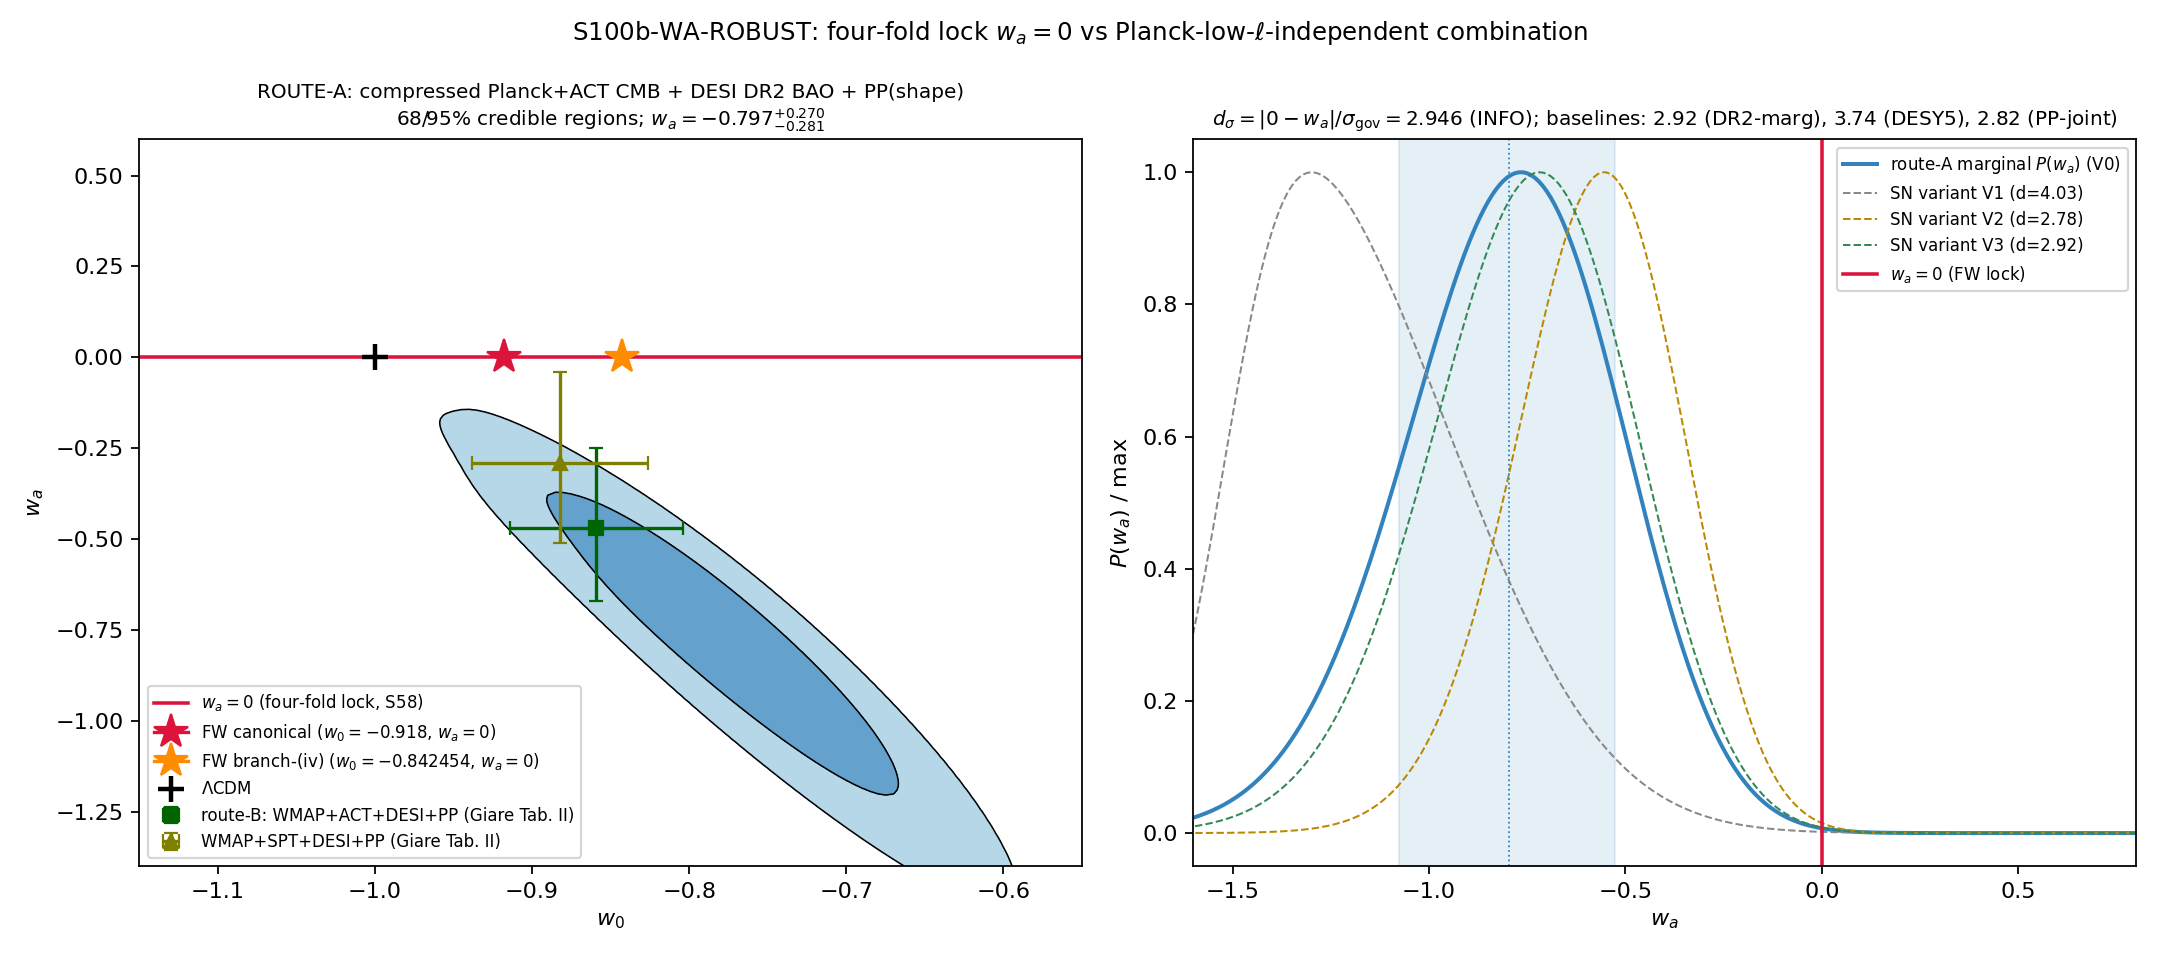

Here is the Python script that generated this plot:
#!/usr/bin/env python
# -*- coding: utf-8 -*-
"""
S100b-WA-ROBUST -- w_a robustness against the Planck-low-ell-independent combination.

Plan: sessions/session-plan/session-100b-plan-w1.md SS W1-3 (R3 gate block).
Agent: mack-cosmic-bridge.  Trigger [VERIFY].  Classification PHONONIC.

Hypothesis: the four-fold structural lock wa_FW = 0 (S58) survives the strongest
systematics-robust observational test: scored against a Planck-low-ell-independent
combination (compressed-geometric CMB + DESI DR2 BAO + Pantheon+), the recovered
w_a is within 2 sigma of zero -- strictly closer than the canonical 2.92 sigma
(DR2-marginalized) and 3.74 sigma (DESY5-joint) baselines.

ROUTE-A (primary; compressed datavector, NO Boltzmann run):
  (1) paper-05 (Bansal-Huterer) compressed Planck+ACT CMB datavector, Eq. (5):
      v_CMB = (R, ell_a, omega_b) = (1.7504, 301.77, 0.022371), covariance Eq. (6).
      Definitions Eq. (4); z_* FIXED at 1090 (paper-05 Appendix A); background
      neutrino formalism Eqs. (C1)-(C6) (WMAP-7; Neff = 3.044, one massive nu of
      0.06 eV + two massless; T_nu0 = (4/11)^(1/3) T_CMB, T_CMB = 2.725 K).
      The compression keeps ONLY geometric/acoustic information (R, ell_a, omega_b)
      -- the Planck ell<~30 temperature/polarization anomaly channel (the
      DDE-signal localization identified by papers 03/05) is structurally absent.
  (2) paper-06 (DESI DR2) BAO Table IV: 13 distances (BGS D_V/r_d at z=0.295;
      D_M/r_d + D_H/r_d pairs at z = 0.510, 0.706, 0.934, 1.321, 1.484, 2.330
      with per-bin r_{M,H} correlations; cross-bin independent).
      r_d from paper-06 Eq. (2): 147.05 Mpc x (wb/0.02236)^-0.13
      x (wbc/0.1432)^-0.23 x (Neff/3.04)^-0.1  (DESI's own CAMB-calibrated form).
  (3) paper-02 (Efstathiou) Pantheon+ published fit, SS2(i): LCDM-shape
      Omega_m = 0.333 +/- 0.018 (1417 SNe, 0.02 <= z <= 1.2; agrees Brout 2022a).
      PRIMARY mapping: shape-matched -- the fit measures the LCDM-equivalent
      distance-SHAPE parameter; a trial (Om, w0, wa) model is scored by the
      LCDM Omega_m_eff whose d_L(z) shape best matches it (free offset = free M)
      over the paper-02 fit range. Variants V1 (direct-Omega_m prior), V2 (range
      [0.01, 0.7]), V3 (weight 1/(1+z)) carried as sensitivity columns.
  (4) joint Gaussian compressed likelihood on the pinned grid
      w0 in [-1.30, -0.50] step 0.005; wa in [-2.0, +1.0] step 0.01;
      Om in [0.25, 0.40] step 0.0025; H0 in [60, 75] step 0.25 (flat priors,
      Om + H0 summed out; omega_b marginalized ANALYTICALLY -- the chi2 is
      exactly quadratic in omega_b once the r_*(wb), r_d(wb) response is
      linearized over the +/-4.5 sigma_wb window, |quadratic residual| < 1e-5).
  (5) score d_sigma = |0 - w_a_rec| / sigma_gov, sigma_gov = error-bar side
      TOWARD zero (upper bar for w_a_rec < 0); posterior mean + equal-tail
      16/84 percentiles of the marginalized w_a posterior.

ROUTE-B (anchor cross-check; paper-03 Giare, Table II + SS IIIA body text):
  WMAP+ACT+DESI(DR2)+PP published CPL posterior: w0 = -0.859 +/- 0.055,
  wa = -0.47 +0.22/-0.20 (68% CL).  Consistency: |w_a^A - w_a^B| <= 1 sigma^B.

Verdict boundaries (pre-registered): PASS d_sigma < 2.0; INFO 2.0 <= d <= 3.0;
FAIL d > 3.0.

SAGAN CAVEAT (pre-registered): w_a = 0 is a NULL that LCDM shares -- a PASS earns
FALSIFICATION-SURVIVAL, NOT Bayesian credit over LCDM. The discriminating quantity
is w_0 at fixed w_a = 0 (W1-4 + DESI DR3).

Substrate framing: the late-time equation of state IS the emergent signature of
the effacement residual (Gamma_effacement = 0.99970) of the substrate's a_0
spectral-action zeroth moment; wa_FW = 0 is a STRUCTURAL consequence of the
four-fold partition (S58). CPL (w0, wa) is the laboratory's fitting container.
Flow: D_K eigenvalues -> a_0 zeroth moment -> effacement leakage -> emergent
w(z) -> BAO/SN/CMB distances.

All data values below are PDF-extracted from the four pinned source PDFs (SHA-256
pins logged at runtime); none are from training knowledge. Extraction record
embedded as EXTRACTION_RECORD and saved to the npz.
"""

import os
os.environ.setdefault("OMP_NUM_THREADS", "8")
os.environ.setdefault("MKL_NUM_THREADS", "8")

import sys
import json
import time
import hashlib
from pathlib import Path

import numpy as np

HERE = Path(__file__).resolve().parent
PROJECT_ROOT = HERE.parent.parent
SHARED_DIR = PROJECT_ROOT / "computations" / "_shared"
sys.path.insert(0, str(SHARED_DIR))

from canonical_constants import wa_FW, w0_FW, c_light_km_s, N_eff_SM  # noqa: E402

from scipy import constants as sc  # noqa: E402
from scipy.interpolate import RectBivariateSpline  # noqa: E402

GATE_ID = "S100b-WA-ROBUST"
SESSION = "100b"
SCHEME = "FW"
CONVENTION = "ABSOLUTE-sigma-gov-toward-zero-ROUTE-A-primary"
L_MAX = "N/A"

T0 = time.time()  # (local)

# ---------------------------------------------------------------------------
# Section 1 -- Input files + SHA pins
# ---------------------------------------------------------------------------
PDF_DIR = PROJECT_ROOT / "downloads" / "research-sweep-s99" / "dark-energy-observational"
INPUT_FILES = [
    SHARED_DIR / "canonical_constants.py",
    PDF_DIR / "02_Efstathiou_Evolving-DE-or-SNe-Systematics.pdf",
    PDF_DIR / "03_Giare_DDE-Beyond-Planck-Multi-CMB.pdf",
    PDF_DIR / "05_Bansal-Huterer_Expansion-History-DESI-DR2.pdf",
    PDF_DIR / "06_DESI_DR2-BAO-Cosmological-Constraints.pdf",
]

# plan-pinned SHAs (papers 03/05/06; 02 recorded at runtime per plan)
PLAN_PINNED_SHA = {
    "03": "4a259aebb5249836789caa294bfc491a61a1d5fe62421b55d4707aa399f6be88",
    "05": "5494d929759ca73b4c96d00e6f00decff90c16df0f403096e5d44939f0d4cbfc",
    "06": "1e82f26e4cc3901b16168cd147f252bfa804f9c3caad3f4f7e3532640d237841",
}


def sha256_of(p: Path) -> str:
    h = hashlib.sha256()
    with open(p, "rb") as f:
        for blk in iter(lambda: f.read(1 << 20), b""):
            h.update(blk)
    return h.hexdigest()


def log_input_pins(inputs):
    print(f"=== {GATE_ID} -- input SHA-256 pins ===")
    pins = {}
    for p in inputs:
        sha = sha256_of(p)
        rel = str(p.relative_to(PROJECT_ROOT)).replace("\\", "/")
        print(f"  {rel}: {sha[:16]}...")
        pins[rel] = sha
    return pins


def closure_hash(pins) -> str:
    items = sorted(pins.items())
    h = hashlib.sha256()
    for k, v in items:
        h.update(f"{k}={v}\n".encode("utf-8"))
    return h.hexdigest()


def compute_dual_sha(script_path: Path, canonical_path: Path, pins) -> tuple:
    script_bytes = script_path.read_bytes()  # (local)
    canonical_bytes = canonical_path.read_bytes()  # (local)
    pinmap_json = json.dumps(dict(sorted(pins.items())), separators=(",", ":"),
                             sort_keys=True).encode("utf-8")  # (local)
    h_audit = hashlib.sha256()
    h_audit.update(script_bytes)
    h_audit.update(canonical_bytes)
    h_audit.update(pinmap_json)
    h_content = hashlib.sha256()
    h_content.update(script_bytes)
    return h_audit.hexdigest(), h_content.hexdigest()


# ---------------------------------------------------------------------------
# Section 2 -- PDF-extracted data (extraction record)
# ---------------------------------------------------------------------------
# paper 05, Eq. (5): compressed Planck(PR3 plik)+ACT(DR6) CMB datavector
V_CMB = np.array([1.7504, 301.77, 0.022371])  # (R, ell_a, omega_b)
# paper 05, Eq. (6): covariance, units 1e-8
C_CMB = 1e-8 * np.array([
    [1559.83, -1325.41, -36.45],
    [-1325.41, 714691.80, 269.77],
    [-36.45, 269.77, 2.10],
])
Z_STAR = 1090.0          # (local) paper-05 pin, Appendix A: z_* FIXED at 1090
NEFF = N_eff_SM          # paper 05, Appendix C pins 3.044 = canonical N_eff_SM
T_CMB_P05 = 2.725        # (local) paper-05 pin, Eq. (C2): T_nu0 = (4/11)^(1/3) x 2.725 K = 1.945 K
#   NOTE: canonical T_CMB = 2.7255 (COBE/FIRAS) differs by 0.02%; source-formalism
#   fidelity governs the reconstruction and the kappa calibration (Section 11c)
#   absorbs the absolute-scale residual.
M_NU_EV = 0.06           # (local) paper-05 pin, Appendix C: 1 massive + 2 massless (Eq. C5)
A_NU, P_NU = 0.3173, 1.83  # (local) paper-05 pin, Eq. (C4) fitting formula

# paper 06, Table IV (DESI DR2 BAO; 13 distances; cross-bin independent)
BAO_BGS = (0.295, 7.942, 0.075)  # z_eff, D_V/r_d, sigma
BAO_MH = [
    # z_eff,  DM/rd,  sig,    DH/rd,  sig,    r_{M,H}
    (0.510, 13.588, 0.167, 21.863, 0.425, -0.459),
    (0.706, 17.351, 0.177, 19.455, 0.330, -0.404),
    (0.934, 21.576, 0.152, 17.641, 0.193, -0.416),
    (1.321, 27.601, 0.318, 14.176, 0.221, -0.434),
    (1.484, 30.512, 0.760, 12.817, 0.516, -0.500),
    (2.330, 38.988, 0.531, 8.632, 0.101, -0.431),
]
# paper 06, Eq. (2): r_d scaling (CAMB-calibrated); Eq. (1): z_d ~= 1060
RD_PIVOT = (147.05, 0.02236, -0.13, 0.1432, -0.23, 3.04, -0.1)

# paper 02, SS2(i): Pantheon+ LCDM best fit (1417 SNe, 0.02 <= z <= 1.2)
SN_OM, SN_SIG = 0.333, 0.018
SN_ZMIN, SN_ZMAX = 0.02, 1.2

# paper 03, Table II (+ SS IIIA body text): ROUTE-B anchor (DESI = DR2; PP = Pantheon+)
ROUTE_B = {"combo": "WMAP+ACT+DESI+PP", "w0": -0.859, "w0_sig": 0.055,
           "wa": -0.47, "wa_sig_up": 0.22, "wa_sig_dn": 0.20, "dchi2": -5.81}
ROUTE_B_SPT = {"combo": "WMAP+SPT+DESI+PP", "w0": -0.882, "w0_sig": 0.056,
               "wa": -0.29, "wa_sig_up": 0.25, "wa_sig_dn": 0.22, "dchi2": -4.33}

# canonical baselines (pre-registered-observations.md verbatim; comparison rows,
# NOT verdict inputs; confirmed in paper-06 results table at 68% CL)
BASELINES = {
    "DR2-marginalized": {"wa": -0.73, "sig_up": 0.25, "sig_dn": 0.25},   # 2.92
    "DESY5-joint":      {"wa": -0.86, "sig_up": 0.23, "sig_dn": 0.20},   # 3.74
    "PantheonPlus-joint": {"wa": -0.62, "sig_up": 0.22, "sig_dn": 0.19},  # 2.82
}

EXTRACTION_RECORD = {
    "paper05": {
        "file": "05_Bansal-Huterer_Expansion-History-DESI-DR2.pdf",
        "datavector": "Eq. (5): (R, ell_a, omega_b) = (1.7504, 301.77, 0.022371)",
        "covariance": "Eq. (6): 1e-8 x [[1559.83,-1325.41,-36.45],[-1325.41,714691.80,269.77],[-36.45,269.77,2.10]]",
        "definitions": "Eq. (4): R = 100 sqrt(wb+wcdm+wnu_m) D_M*/c; ell_a = pi D_M*/r_*",
        "z_star": "Appendix A: z_* fixed at 1090; consumer needs background-only at z_*",
        "neutrinos": "Eqs. (C1)-(C6): WMAP-7 formalism, Neff=3.044, mnu=0.06 eV (1+2), Tnu0=1.945 K, f(y)=(1+(0.3173 y)^1.83)^(1/1.83)",
        "fiducial": "Appendix B table: H0_LCDM=68.24 (fixed), wb=0.02240+-0.00014, wcdm=0.1198+-0.0011 (DESI+CMB+DESY5 LCDM fit)",
        "likelihood_source": "Planck PR3 plik + ACT DR6",
    },
    "paper06": {
        "file": "06_DESI_DR2-BAO-Cosmological-Constraints.pdf",
        "bao": "Table IV: BGS DV/rd=7.942+-0.075 (z=0.295); (DM/rd, DH/rd, r_MH) at z=0.510/0.706/0.934/1.321/1.484/2.330; LRG3+ELG1 supersedes LRG3, ELG1",
        "rd": "Eq. (2): rd = 147.05 Mpc (wb/0.02236)^-0.13 (wbc/0.1432)^-0.23 (Neff/3.04)^-0.1; Eq. (1): z_d ~= 1060",
        "results_table": "w0waCDM rows: DESI+CMB+Pantheon+ (-0.838+-0.055, -0.62+0.22-0.19); DESI+CMB+DESY5 (-0.752+-0.057, -0.86+0.23-0.20); DESI+CMB (-0.42+-0.21, -1.75+-0.58)",
        "pantheon_desc": "Pantheon+ = 1550 spectroscopically-classified SNe (1701 light curves)",
    },
    "paper02": {
        "file": "02_Efstathiou_Evolving-DE-or-SNe-Systematics.pdf",
        "pp_fit": "SS2(i): Pantheon+ LCDM best fit Omega_m = 0.333 +- 0.018 (agrees Brout et al. 2022a); no chi2 improvement for free (w0, wa)",
        "sample": "1417 Pantheon+ entries, 0.02 <= z_HD <= 1.2",
        "planck_ref": "Planck LCDM Omega_m = 0.3135 +- 0.0081 (reference only)",
    },
    "paper03": {
        "file": "03_Giare_DDE-Beyond-Planck-Multi-CMB.pdf",
        "route_b": "Table II + SS IIIA: WMAP+ACT+DESI+PP w0=-0.859+-0.055, wa=-0.47+0.22-0.20 (68%), dchi2=-5.81",
        "spt_variant": "Table II: WMAP+SPT+DESI+PP w0=-0.882+-0.056, wa=-0.29+0.25-0.22 (68%), dchi2=-4.33",
        "planck_row": "Table II: Planck+DESI+PP w0=-0.846+-0.054, wa=-0.56+0.22-0.19",
        "desi_release": "DESI-DR2 BAO summarized in Tab. IV of Ref. [6] (= paper 06 Table IV)",
        "pp_desc": "PP = Pantheon-plus, 1701 light curves / 1550 SNe, z in [0.01, 2.26]",
    },
}

# ---------------------------------------------------------------------------
# Section 3 -- Background cosmology (paper-05 conventions; omega = Omega h^2)
# ---------------------------------------------------------------------------
# photon density from fundamental constants (T_CMB = 2.725 K pinned by paper 05)
MPC_M = sc.parsec * 1e6  # (local)
RHO_CRIT_H1 = 3.0 * (1e5 / MPC_M) ** 2 / (8.0 * np.pi * sc.G)  # (local) kg/m^3
U_GAMMA = 4.0 * sc.sigma * T_CMB_P05 ** 4 / sc.c  # (local) J/m^3
OMEGA_G_H2 = (U_GAMMA / sc.c ** 2) / RHO_CRIT_H1  # (local) ~= 2.469e-5

T_NU0 = (4.0 / 11.0) ** (1.0 / 3.0) * T_CMB_P05  # (local) = 1.94454 K (paper 05: 1.945)
KB_EV = sc.k / sc.e  # (local) eV/K
Y0 = M_NU_EV / (KB_EV * T_NU0)  # (local) ~= 358


def f_nu(y):
    """paper 05 Eq. (C4) Fermi-Dirac fitting formula."""
    y = np.asarray(y, dtype=np.float64)
    return (1.0 + (A_NU * y) ** P_NU) ** (1.0 / P_NU)


def nu_radfactor(a):
    """rad(a) = OMEGA_G_H2 * a^-4 * nu_radfactor(a): photons + all nu (Eqs. C1, C5, C6)."""
    return 1.0 + 0.2271 * NEFF * (2.0 + f_nu(Y0 * np.asarray(a))) / 3.0


OMEGA_NU_M_H2 = 0.2271 * OMEGA_G_H2 * NEFF * f_nu(Y0) / 3.0  # (local) massive-nu today
NU_FAC_TODAY = nu_radfactor(1.0)  # (local)


def de_g(z, w0, wa):
    """CPL dark-energy density factor rho_DE(z)/rho_DE(0)."""
    zp = 1.0 + np.asarray(z, dtype=np.float64)  # (local)
    return zp ** (3.0 * (1.0 + w0 + wa)) * np.exp(-3.0 * wa * (zp - 1.0) / zp)


def ln_de_g(z, w0, wa):
    zp = 1.0 + np.asarray(z, dtype=np.float64)  # (local)
    return 3.0 * (1.0 + w0 + wa) * np.log(zp) - 3.0 * wa * (zp - 1.0) / zp


def map_grid(om_grid, h0_grid):
    """(Omega_m, H0) -> (omega_cb, omega_de); Omega_m = total matter incl. massive nu."""
    h2 = (np.asarray(h0_grid) / 100.0) ** 2  # (local)
    om_m_h2 = np.asarray(om_grid) * h2  # (local)
    om_cb = om_m_h2 - OMEGA_NU_M_H2  # (local)
    om_de = h2 - om_cb - OMEGA_G_H2 * NU_FAC_TODAY  # (local)
    return om_cb, om_de, om_m_h2


def rd_eq2(om_b, om_bc):
    """paper 06 Eq. (2) sound horizon at drag epoch [Mpc]."""
    A, wbp, eb, wbcp, ec, nfp, en = RD_PIVOT
    return A * (om_b / wbp) ** eb * (om_bc / wbcp) ** ec * (NEFF / nfp) ** en


def sound_horizon_integral(om_cb, om_b, z_end, n_a=4000):
    """r_s(z_end) = int_0^{a_end} c_s/(a^2 H) da via ln-a quadrature [Mpc].

    DE + curvature omitted (early-universe integral; validity enforced by the
    f_DE mask on the model class). om_cb, om_b broadcastable arrays.
    """
    a_end = 1.0 / (1.0 + z_end)  # (local)
    x = np.linspace(np.log(1e-9), np.log(a_end), n_a)  # (local) ln a
    a = np.exp(x)  # (local)
    om_cb = np.atleast_1d(np.asarray(om_cb, dtype=np.float64))[:, None]  # (local)
    om_b = np.atleast_1d(np.asarray(om_b, dtype=np.float64))[:, None]  # (local)
    Hh = 100.0 * np.sqrt(om_cb * a ** -3 + OMEGA_G_H2 * nu_radfactor(a) * a ** -4)  # (local)
    Rb = 0.75 * (om_b / OMEGA_G_H2) * a  # (local) 3 rho_b / 4 rho_gamma
    cs = c_light_km_s / np.sqrt(3.0 * (1.0 + Rb))  # (local) km/s
    integrand = cs / (a * Hh)  # (local) d r_s / d ln a
    dx = x[1] - x[0]  # (local)
    rs = np.sum(0.5 * (integrand[:, 1:] + integrand[:, :-1]), axis=1) * dx  # (local)
    return rs


def comoving_highz(om_cb, z_lo, z_hi, n_z=1600):
    """D_C(z_lo -> z_hi) [Mpc], DE/curvature-free (masked model class)."""
    u = np.linspace(np.log1p(z_lo), np.log1p(z_hi), n_z)  # (local) ln(1+z)
    zp = np.exp(u)  # (local)
    om_cb = np.atleast_1d(np.asarray(om_cb, dtype=np.float64))[:, None]  # (local)
    Hh = 100.0 * np.sqrt(om_cb * zp ** 3 + OMEGA_G_H2 * nu_radfactor(1.0 / zp) * zp ** 4)  # (local)
    integrand = c_light_km_s * zp / Hh  # (local) dD/du
    du = u[1] - u[0]  # (local)
    return np.sum(0.5 * (integrand[:, 1:] + integrand[:, :-1]), axis=1) * du


# ---------------------------------------------------------------------------
# Section 4 -- Pinned grids (plan SS W1-3 machinery_pin_map)
# ---------------------------------------------------------------------------
def make_axis(lo, hi, step):
    n = int(round((hi - lo) / step)) + 1  # (local)
    return np.linspace(lo, hi, n)


W0_AXIS = make_axis(-1.30, -0.50, 0.005)   # 161
WA_AXIS = make_axis(-2.00, 1.00, 0.01)     # 301
OM_AXIS = make_axis(0.25, 0.40, 0.0025)    # 61
H0_AXIS = make_axis(60.0, 75.0, 0.25)      # 61

Z_SPLIT = 50.0          # (local) low-z/high-z split for the (w0,wa)-dependent leg
N_LOWZ = 440            # (local) base low-z quadrature nodes (doubling-validated)
N_SN = 25               # (local) SN shape z-points
N_NODE = 14             # (local) interpolation nodes per omega axis (14x14; raised from 10 after spot-check 5.23e-5 > 3e-5 -- bicubic h^4 scaling gives ~1.2e-5)
FDE_MASK_MAX = 2e-3     # (local) early-DE model-class boundary (max f_DE on [50, z*])
SIGMA_WB = float(np.sqrt(C_CMB[2, 2]))  # (local) = 1.449e-4

K_CMB = np.linalg.inv(C_CMB)  # (local)

BAO_Z = np.array([BAO_BGS[0]] + [r[0] for r in BAO_MH])  # (local) 7 redshifts

# per-bin BAO inverse covariances
BAO_BLOCKS = []  # (local) list of (kind, z, data, Kinv)
BAO_BLOCKS.append(("V", BAO_BGS[0], np.array([BAO_BGS[1]]),
                   np.array([[1.0 / BAO_BGS[2] ** 2]])))
for (z, dm, sm, dh, sh, r) in BAO_MH:
    C = np.array([[sm ** 2, r * sm * sh], [r * sm * sh, sh ** 2]])  # (local)
    BAO_BLOCKS.append(("MH", z, np.array([dm, dh]), np.linalg.inv(C)))


# ---------------------------------------------------------------------------
# Section 5 -- Low-z master grid + SN shape machinery
# ---------------------------------------------------------------------------
def build_lowz_grid():
    """ln(1+z) grid over [0, Z_SPLIT] with BAO z's, SN z's, Z_SPLIT inserted exactly."""
    z_sn = np.geomspace(SN_ZMIN, SN_ZMAX, N_SN)  # (local)
    base = np.expm1(np.linspace(0.0, np.log1p(Z_SPLIT), N_LOWZ))  # (local)
    grid = np.unique(np.concatenate([base, BAO_Z, z_sn, [Z_SPLIT]]))  # (local)
    idx_bao = np.searchsorted(grid, BAO_Z)  # (local)
    idx_sn = np.searchsorted(grid, z_sn)  # (local)
    idx_split = np.searchsorted(grid, Z_SPLIT)  # (local)
    assert np.allclose(grid[idx_bao], BAO_Z) and np.allclose(grid[idx_sn], z_sn)
    return grid, z_sn, idx_bao, idx_sn, idx_split


ZGRID, Z_SN, IDX_BAO, IDX_SN, IDX_SPLIT = build_lowz_grid()
DZ_HALF = 0.5 * np.diff(ZGRID)  # (local) trapezoid half-weights


def lcdm_template_library():
    """Pure-LCDM mu-shape templates v(Omega)[n_om, N_SN], offset-removed."""
    om_t = np.arange(0.20, 0.5001, 0.0005)  # (local) 601 templates
    E_inv = 1.0 / np.sqrt(om_t[:, None] * (1.0 + ZGRID) ** 3 + (1.0 - om_t[:, None]))  # (local)
    D = np.concatenate([np.zeros((len(om_t), 1)),
                        np.cumsum(DZ_HALF * (E_inv[:, 1:] + E_inv[:, :-1]), axis=1)], axis=1)  # (local)
    dl = (1.0 + Z_SN) * D[:, IDX_SN]  # (local) c/H0 absorbed by offset
    v = 5.0 * np.log10(dl)  # (local)
    return om_t, v - v.mean(axis=1, keepdims=True)


OM_TPL, V_TPL = lcdm_template_library()
V_TPL_W = V_TPL * (1.0 / (1.0 + Z_SN))  # (local) V3 weighted templates (weight applied below)


def omega_eff_from_shape(dl_model, weights=None, zmask=None):
    """Map model d_L(z_sn) [any units] -> LCDM-equivalent Omega_m via shape match.

    dl_model: [..., N_SN]. Free additive offset (free M). Equal weights unless given.
    """
    v = 5.0 * np.log10(dl_model)  # (local)
    tpl = V_TPL  # (local)
    if zmask is not None:
        v = v[..., zmask]
        tpl = V_TPL[:, zmask]
        tpl = tpl - tpl.mean(axis=1, keepdims=True)
    if weights is None:
        w = np.ones(v.shape[-1])  # (local)
    else:
        w = weights  # (local)
    w = w / w.sum()  # (local)
    vbar = (v * w).sum(axis=-1, keepdims=True)  # (local)
    vc = v - vbar  # (local)
    tplbar = (tpl * w).sum(axis=1, keepdims=True)  # (local)
    tc = tpl - tplbar  # (local)
    # chi2(.., om) = sum_k w_k (vc - tc)^2 -> minimize over template index
    cross = vc @ (w[:, None] * tc.T).reshape(len(w), -1)  # (local) [..., n_om]
    t2 = ((tc ** 2) * w).sum(axis=1)  # (local)
    v2 = ((vc ** 2) * w).sum(axis=-1, keepdims=True)  # (local)
    chi2 = v2 + t2 - 2.0 * cross  # (local)
    j = np.argmin(chi2, axis=-1)  # (local)
    jc = np.clip(j, 1, len(OM_TPL) - 2)  # (local)
    take = np.take_along_axis  # (local)
    c0 = take(chi2, (jc - 1)[..., None], -1)[..., 0]  # (local)
    c1 = take(chi2, jc[..., None], -1)[..., 0]  # (local)
    c2 = take(chi2, (jc + 1)[..., None], -1)[..., 0]  # (local)
    denom = c0 - 2.0 * c1 + c2  # (local)
    delta = np.where(np.abs(denom) > 1e-30, 0.5 * (c0 - c2) / denom, 0.0)  # (local)
    return OM_TPL[jc] + delta * 0.0005


# ---------------------------------------------------------------------------
# Section 6 -- Per-(Omega_m, H0) precomputations (w0/wa-independent)
# ---------------------------------------------------------------------------
def precompute_omh(om_axis, h0_axis, n_a=4000, n_zhi=1600):
    """All (w0,wa)-independent quantities on the flattened (Om, H0) grid."""
    OM, H0 = np.meshgrid(om_axis, h0_axis, indexing="ij")  # (local)
    om_cb, om_de, om_m_h2 = map_grid(OM.ravel(), H0.ravel())
    d_hi = comoving_highz(om_cb, Z_SPLIT, Z_STAR, n_z=n_zhi)  # (local)
    r_star_c = sound_horizon_integral(om_cb, V_CMB[2], Z_STAR, n_a=n_a)  # (local)
    # d ln r_* / d omega_b at the datavector center (linear response; window +-4.5 sig)
    db = 5.0 * SIGMA_WB  # (local)
    r_p = sound_horizon_integral(om_cb, V_CMB[2] + db, Z_STAR, n_a=n_a)  # (local)
    r_m = sound_horizon_integral(om_cb, V_CMB[2] - db, Z_STAR, n_a=n_a)  # (local)
    dlnrs_dwb = (r_p - r_m) / (2.0 * db * r_star_c)  # (local)
    quad_resid = (r_p + r_m - 2.0 * r_star_c) / r_star_c  # (local) curvature check
    rd_c = rd_eq2(V_CMB[2], om_cb)  # (local)
    dlnrd_dwb = RD_PIVOT[2] / V_CMB[2]  # (local) exact power law: -0.13/wb
    return dict(om_cb=om_cb, om_de=om_de, om_m_h2=om_m_h2, d_hi=d_hi,
                r_star_c=r_star_c, dlnrs_dwb=dlnrs_dwb, rd_c=rd_c,
                dlnrd_dwb=dlnrd_dwb, quad_resid_max=float(np.max(np.abs(quad_resid))),
                shape=(len(om_axis), len(h0_axis)))


# ---------------------------------------------------------------------------
# Section 7 -- Interpolation operator (omega_cb, omega_de) nodes -> grid points
# ---------------------------------------------------------------------------
def build_interp_operator(om_cb_pts, om_de_pts, n_node=N_NODE):
    """Bicubic-spline interpolation as a dense linear operator W [n_pts, n_node^2]."""
    pad = 0.01  # (local)
    cb_lo, cb_hi = om_cb_pts.min(), om_cb_pts.max()  # (local)
    de_lo, de_hi = om_de_pts.min(), om_de_pts.max()  # (local)
    cb_nodes = np.linspace(cb_lo - pad * (cb_hi - cb_lo), cb_hi + pad * (cb_hi - cb_lo), n_node)  # (local)
    de_nodes = np.linspace(de_lo - pad * (de_hi - de_lo), de_hi + pad * (de_hi - de_lo), n_node)  # (local)
    W = np.empty((len(om_cb_pts), n_node * n_node))  # (local)
    zbasis = np.zeros((n_node, n_node))  # (local)
    for i in range(n_node):
        for jj in range(n_node):
            zbasis[i, jj] = 1.0
            sp = RectBivariateSpline(cb_nodes, de_nodes, zbasis, kx=3, ky=3, s=0)  # (local)
            W[:, i * n_node + jj] = sp.ev(om_cb_pts, om_de_pts)
            zbasis[i, jj] = 0.0
    return W, cb_nodes, de_nodes


# ---------------------------------------------------------------------------
# Section 8 -- Node-level low-z distance computation (per (w0, wa) chunk)
# ---------------------------------------------------------------------------
def node_lowz_outputs(w0_arr, wa_arr, cb_nodes, de_nodes):
    """For each (w0,wa) in the chunk and each (cb,de) node: D_M at BAO z's,
    D_M(Z_SPLIT), and Omega_m_eff variants. Returns dict of [C, n_node^2(, ...)]."""
    C = len(w0_arr)  # (local)
    CBn, DEn = np.meshgrid(cb_nodes, de_nodes, indexing="ij")  # (local)
    cbf, def_ = CBn.ravel(), DEn.ravel()  # (local)
    nn = len(cbf)  # (local)
    zp = 1.0 + ZGRID  # (local)
    base = cbf[:, None] * zp ** 3 + OMEGA_G_H2 * nu_radfactor(1.0 / zp) * zp ** 4  # (local) [nn, N]
    g = np.empty((C, len(ZGRID)))  # (local)
    for k in range(C):
        g[k] = de_g(ZGRID, w0_arr[k], wa_arr[k])
    E2 = base[None, :, :] + def_[None, :, None] * g[:, None, :]  # (local) [C, nn, N]
    np.maximum(E2, 1e-30, out=E2)
    f = c_light_km_s / (100.0 * np.sqrt(E2))  # (local) dD/dz
    seg = DZ_HALF * (f[..., 1:] + f[..., :-1])  # (local)
    D = np.concatenate([np.zeros((C, nn, 1)), np.cumsum(seg, axis=-1)], axis=-1)  # (local)
    out = {
        "D_bao": D[..., IDX_BAO],          # [C, nn, 7]
        "D_split": D[..., IDX_SPLIT],      # [C, nn]
        "E2_bao": E2[..., IDX_BAO],        # [C, nn, 7] (for D_H = c/H)
    }
    dl = (1.0 + Z_SN) * D[..., IDX_SN]  # (local) [C, nn, N_SN]
    out["om_eff_V0"] = omega_eff_from_shape(dl)
    zmask = Z_SN <= 0.7  # (local) V2: bulk range [0.01->0.02, 0.7]
    out["om_eff_V2"] = omega_eff_from_shape(dl, zmask=zmask)
    out["om_eff_V3"] = omega_eff_from_shape(dl, weights=1.0 / (1.0 + Z_SN))
    return out


# ---------------------------------------------------------------------------
# Section 9 -- chi2 assembly with analytic omega_b marginalization
# ---------------------------------------------------------------------------
def chunk_posterior(w0_arr, wa_arr, pre, W, cb_nodes, de_nodes):
    """Posterior weights summed over (Om, H0, omega_b) for each (w0, wa) in chunk.

    Returns P[C] (per SN variant), plus diagnostics on first call.
    """
    C = len(w0_arr)  # (local)
    nodes = node_lowz_outputs(w0_arr, wa_arr, cb_nodes, de_nodes)
    npts = len(pre["om_cb"])  # (local)

    # interpolate node outputs to the (Om, H0) grid points
    def interp(arr):  # arr [C, nn] or [C, nn, m]
        if arr.ndim == 2:
            return (W @ arr.T).T  # [C, npts]
        m = arr.shape[-1]  # (local)
        flat = arr.transpose(1, 0, 2).reshape(arr.shape[1], -1)  # (local) [nn, C*m]
        return (W @ flat).reshape(npts, C, m).transpose(1, 0, 2)  # [C, npts, m]

    D_bao = interp(nodes["D_bao"])      # (local) [C, npts, 7]
    D_split = interp(nodes["D_split"])  # (local) [C, npts]
    om_eff = {v: interp(nodes[f"om_eff_{v}"]) for v in ("V0", "V2", "V3")}  # (local)

    # exact per-point E^2 at BAO redshifts (cheap closed form; no interp error)
    zpb = 1.0 + BAO_Z  # (local)
    radb = OMEGA_G_H2 * nu_radfactor(1.0 / zpb) * zpb ** 4  # (local)
    gb = np.empty((C, 7))  # (local)
    lng_star = np.empty(C)  # (local)
    lng_split = np.empty(C)  # (local)
    for k in range(C):
        gb[k] = de_g(BAO_Z, w0_arr[k], wa_arr[k])
        lng_star[k] = ln_de_g(Z_STAR, w0_arr[k], wa_arr[k])
        lng_split[k] = ln_de_g(Z_SPLIT, w0_arr[k], wa_arr[k])
    E2b = (pre["om_cb"][None, :, None] * zpb ** 3 + radb[None, None, :]
           + pre["om_de"][None, :, None] * gb[:, None, :])  # (local) [C, npts, 7]
    DH = c_light_km_s / (100.0 * np.sqrt(E2b))  # (local) [C, npts, 7]

    # early-DE model-class mask: max f_DE over [Z_SPLIT, Z_STAR] > FDE_MASK_MAX
    with np.errstate(over="ignore"):
        rho_de_star = pre["om_de"][None, :] * np.exp(np.minimum(lng_star, 600.0))[:, None]  # (local)
        rho_de_split = pre["om_de"][None, :] * np.exp(np.minimum(lng_split, 600.0))[:, None]  # (local)
    rho_tot_star = pre["om_cb"][None, :] * (1.0 + Z_STAR) ** 3 + OMEGA_G_H2 * nu_radfactor(1.0 / (1.0 + Z_STAR)) * (1.0 + Z_STAR) ** 4  # (local)
    rho_tot_split = pre["om_cb"][None, :] * (1.0 + Z_SPLIT) ** 3 + OMEGA_G_H2 * nu_radfactor(1.0 / (1.0 + Z_SPLIT)) * (1.0 + Z_SPLIT) ** 4  # (local)
    f_de_max = np.maximum(rho_de_star / (rho_tot_star + rho_de_star),
                          rho_de_split / (rho_tot_split + rho_de_split))  # (local)
    masked = f_de_max > FDE_MASK_MAX  # (local) [C, npts]

    # predictions
    D_Mstar = D_split + pre["d_hi"][None, :]  # (local) [C, npts]
    R_pred = 100.0 * np.sqrt(pre["om_m_h2"])[None, :] * D_Mstar / c_light_km_s  # (local)
    ella0 = np.pi * D_Mstar / pre["r_star_c"][None, :]  # (local) ell_a at wb center
    # omega_b linear response: x = wb - wb_center
    ella1 = -ella0 * pre["dlnrs_dwb"][None, :]  # (local) d ell_a / d wb
    kap_rd = pre["dlnrd_dwb"]  # (local) scalar d ln rd / d wb

    # CMB block: residual r(x) = r0 + r1 x against V_CMB
    r0_R = R_pred - V_CMB[0]  # (local)
    r0_l = ella0 - V_CMB[1]  # (local)
    # components: [R, ella, wb]; r1 = [0, ella1, 1]
    c0 = (K_CMB[0, 0] * r0_R ** 2 + K_CMB[1, 1] * r0_l ** 2
          + 2.0 * K_CMB[0, 1] * r0_R * r0_l)  # (local)
    c1 = (K_CMB[0, 1] * r0_R + K_CMB[1, 1] * r0_l) * ella1 \
        + (K_CMB[0, 2] * r0_R + K_CMB[1, 2] * r0_l)  # (local)
    c2 = (K_CMB[1, 1] * ella1 ** 2 + 2.0 * K_CMB[1, 2] * ella1 + K_CMB[2, 2]) * np.ones_like(r0_R)  # (local)

    # BAO blocks: predictions p(x) = p0 (1 - kap_rd x) [r_d in denominator]
    rd0 = pre["rd_c"][None, :]  # (local)
    DMrd = D_bao / rd0[..., None]  # (local) [C, npts, 7]
    DHrd = DH / rd0[..., None]  # (local)
    i_bgs = 0  # (local)
    DV = (BAO_Z[i_bgs] * D_bao[..., i_bgs] ** 2 * DH[..., i_bgs]) ** (1.0 / 3.0)  # (local)
    DVrd = DV / rd0  # (local)
    # BGS block (D_V/r_d at z = 0.295)
    Kinv_bgs = BAO_BLOCKS[0][3]  # (local)
    r0_bgs = DVrd - BAO_BLOCKS[0][2][0]  # (local)
    p1_bgs = -DVrd * kap_rd  # (local)
    c0 += Kinv_bgs[0, 0] * r0_bgs ** 2
    c1 += Kinv_bgs[0, 0] * r0_bgs * p1_bgs
    c2 += Kinv_bgs[0, 0] * p1_bgs ** 2
    # MH blocks (BAO_MH order matches BAO_Z[1:])
    for j, (z, dm, sm, dh, sh, r) in enumerate(BAO_MH):
        Kinv = BAO_BLOCKS[j + 1][3]  # (local)
        p0m = DMrd[..., j + 1]  # (local)
        p0h = DHrd[..., j + 1]  # (local)
        r0m = p0m - dm  # (local)
        r0h = p0h - dh  # (local)
        p1m = -p0m * kap_rd  # (local)
        p1h = -p0h * kap_rd  # (local)
        c0 += Kinv[0, 0] * r0m ** 2 + Kinv[1, 1] * r0h ** 2 + 2.0 * Kinv[0, 1] * r0m * r0h
        c1 += Kinv[0, 0] * r0m * p1m + Kinv[1, 1] * r0h * p1h + Kinv[0, 1] * (r0m * p1h + r0h * p1m)
        c2 += Kinv[0, 0] * p1m ** 2 + Kinv[1, 1] * p1h ** 2 + 2.0 * Kinv[0, 1] * p1m * p1h

    # SN chi2 per variant (no omega_b dependence)
    chi2_sn = {}
    for v in ("V0", "V2", "V3"):
        chi2_sn[v] = ((om_eff[v] - SN_OM) / SN_SIG) ** 2  # (local)
    # V1 direct prior uses grid Omega_m = om_m_h2 / h^2; reconstruct h^2:
    h2_pts = pre["om_cb"] + pre["om_de"] + OMEGA_G_H2 * NU_FAC_TODAY  # (local)
    om_grid_actual = pre["om_m_h2"] / h2_pts  # (local)
    chi2_sn["V1"] = np.broadcast_to(((om_grid_actual - SN_OM) / SN_SIG) ** 2, c0.shape)  # (local)

    # analytic omega_b marginalization: chi2(x) = c0 + 2 c1 x + c2 x^2
    # integral over x: exp(-(c0 - c1^2/c2)/2) * sqrt(2 pi / c2)
    out = {}
    lognorm = 0.5 * np.log(2.0 * np.pi / c2)  # (local)
    for v, csn in chi2_sn.items():
        chi2_eff = c0 + csn - c1 ** 2 / c2  # (local)
        lw = -0.5 * chi2_eff + lognorm  # (local)
        lw = np.where(masked, -np.inf, lw)  # (local)
        out[v] = lw  # log-weights [C, npts]
    diag = dict(masked_frac=float(np.mean(masked)),
                f_de_max_global=float(np.max(f_de_max)))
    preds = dict(R_pred=R_pred, ella0=ella0, DMrd=DMrd, DHrd=DHrd, DVrd=DVrd,
                 c2_min=float(np.min(c2)))
    return out, diag, preds


# ---------------------------------------------------------------------------
# Section 10 -- Full scan driver
# ---------------------------------------------------------------------------
def run_scan(w0_axis, wa_axis, om_axis, h0_axis, sn_variants=("V0", "V1", "V2", "V3"),
             chunk=16, label="base", r_star_scale=1.0):
    pre = precompute_omh(om_axis, h0_axis)
    pre["r_star_c"] = r_star_scale * pre["r_star_c"]
    W, cb_nodes, de_nodes = build_interp_operator(pre["om_cb"], pre["om_de"])
    n0, na = len(w0_axis), len(wa_axis)  # (local)
    P2 = {v: np.zeros((n0, na)) for v in sn_variants}
    P_omh = {v: np.zeros(len(pre["om_cb"])) for v in sn_variants}
    pairs = [(i, j) for i in range(n0) for j in range(na)]  # (local)
    LOGMAX = {v: -np.inf for v in sn_variants}  # (local) running max log-weight
    # first pass: find global max log-weight on a subsample for stable exponentials
    # (cheap second pass avoided: use running renormalization)
    acc = {v: [] for v in sn_variants}  # (local)
    mask_frac_acc = []  # (local)
    t_loop = time.time()  # (local)
    for s in range(0, len(pairs), chunk):
        blk = pairs[s:s + chunk]  # (local)
        w0_arr = np.array([w0_axis[i] for i, _ in blk])  # (local)
        wa_arr = np.array([wa_axis[j] for _, j in blk])  # (local)
        lw_all, diag, _ = chunk_posterior(w0_arr, wa_arr, pre, W, cb_nodes, de_nodes)
        mask_frac_acc.append(diag["masked_frac"])
        for v in sn_variants:
            lw = lw_all[v]  # (local)
            m = lw.max()  # (local)
            if not np.isfinite(m):
                continue  # chunk fully masked: zero weight everywhere
            if m > LOGMAX[v]:
                # rescale previous accumulations
                scale = np.exp(LOGMAX[v] - m)  # (local)
                P2[v] *= scale
                P_omh[v] *= scale
                LOGMAX[v] = m
            wgt = np.exp(lw - LOGMAX[v])  # (local)
            psum = wgt.sum(axis=1)  # (local)
            for k, (i, j) in enumerate(blk):
                P2[v][i, j] = psum[k]
            P_omh[v] += wgt.sum(axis=0)
    dt = time.time() - t_loop  # (local)
    print(f"  [{label}] scan {n0}x{na}x{pre['shape'][0]}x{pre['shape'][1]} done in {dt:.1f}s; "
          f"mean masked frac = {np.mean(mask_frac_acc):.4f}; quad_resid_max(r_*) = {pre['quad_resid_max']:.2e}")
    return P2, P_omh, pre


def wa_summary(P2, wa_axis):
    """Marginal w_a posterior: mean, equal-tail 16/84, sigma_gov (toward zero), d_sigma."""
    P_wa = P2.sum(axis=0)  # (local)
    P_wa = P_wa / P_wa.sum()  # (local)
    mean = float((wa_axis * P_wa).sum())  # (local)
    cdf = np.cumsum(P_wa)  # (local)
    cdf = cdf / cdf[-1]  # (local)
    q16 = float(np.interp(0.158655, cdf, wa_axis))  # (local)
    q84 = float(np.interp(0.841345, cdf, wa_axis))  # (local)
    sig_up = q84 - mean  # (local)
    sig_dn = mean - q16  # (local)
    # substitution chain Definition 3: sigma_gov = error-bar side TOWARD wa_FW = 0
    sigma_gov = sig_up if mean < wa_FW else sig_dn  # (local)
    d_sigma = abs(wa_FW - mean) / sigma_gov  # (local)
    return dict(P_wa=P_wa, mean=mean, q16=q16, q84=q84, sig_up=sig_up,
                sig_dn=sig_dn, sigma_gov=sigma_gov, d_sigma=d_sigma)


def w0_summary(P2, w0_axis):
    P_w0 = P2.sum(axis=1)  # (local)
    P_w0 = P_w0 / P_w0.sum()  # (local)
    mean = float((w0_axis * P_w0).sum())  # (local)
    cdf = np.cumsum(P_w0)  # (local)
    cdf = cdf / cdf[-1]  # (local)
    q16 = float(np.interp(0.158655, cdf, w0_axis))  # (local)
    q84 = float(np.interp(0.841345, cdf, w0_axis))  # (local)
    return dict(P_w0=P_w0, mean=mean, q16=q16, q84=q84)


# ---------------------------------------------------------------------------
# Section 11 -- Validation gates (run before the scan)
# ---------------------------------------------------------------------------
def validations():
    rep = {}
    # (a) substitution-chain convention checks: reproduce canonical baselines
    b1 = abs(0.0 - (-0.73)) / 0.25  # (local)
    b2 = abs(0.0 - (-0.86)) / 0.23  # (local) upper bar governs (toward zero)
    b3 = abs(0.0 - (-0.62)) / 0.22  # (local)
    assert abs(b1 - 2.920) < 5e-4, b1
    assert abs(round(b2, 2) - 3.74) < 1e-9, b2
    assert abs(round(b3, 2) - 2.82) < 1e-9, b3
    rep["baseline_checks"] = (b1, b2, b3)
    print(f"  convention checks: DR2-marg {b1:.3f} (=2.920), DESY5-joint {b2:.3f} (->3.74), PP-joint {b3:.3f} (->2.82)")

    # (b) photon density + nu sector
    rep["omega_g_h2"] = OMEGA_G_H2
    rep["omega_nu_m_h2"] = OMEGA_NU_M_H2
    rep["T_nu0"] = T_NU0
    rep["y0"] = Y0
    print(f"  omega_gamma h^2 = {OMEGA_G_H2:.6e} (fundamental constants, T_CMB = 2.725 K)")
    print(f"  omega_nu,m h^2 = {OMEGA_NU_M_H2:.6e} (WMAP-7 formalism, mnu = 0.06 eV); T_nu0 = {T_NU0:.5f} K; y0 = {Y0:.2f}")

    # (c) r_d integral (Eq. 1, z_d = 1060) vs Eq. (2) at its pivot -> kappa calibration
    rd_int = float(sound_horizon_integral(np.array([0.1432]), 0.02236, 1060.0)[0])  # (local)
    rd_f = rd_eq2(0.02236, 0.1432)  # (local) at Neff = 3.044
    kappa = rd_f / rd_int  # (local)
    rep["rd_integral_pivot"] = rd_int
    rep["rd_eq2_pivot"] = rd_f
    rep["kappa"] = kappa
    print(f"  r_d integral (z_d=1060, pivot) = {rd_int:.3f} Mpc vs Eq.(2) = {rd_f:.3f} Mpc -> kappa = {kappa:.6f}")
    assert abs(kappa - 1.0) < 0.01, "background integrator >1% off DESI calibration -- bug"

    # (d) SN shape functional self-consistency: LCDM model must map to itself
    h_t = 0.70  # (local)
    om_cb_t, om_de_t, _ = map_grid(np.array([0.333]), np.array([70.0]))
    zp = 1.0 + ZGRID  # (local)
    E2 = om_cb_t[0] * zp ** 3 + OMEGA_G_H2 * nu_radfactor(1.0 / zp) * zp ** 4 + om_de_t[0] * 1.0  # (local)
    f = c_light_km_s / (100.0 * np.sqrt(E2))  # (local)
    D = np.concatenate([[0.0], np.cumsum(DZ_HALF * (f[1:] + f[:-1]))])  # (local)
    dl = (1.0 + Z_SN) * D[IDX_SN]  # (local)
    om_eff = float(omega_eff_from_shape(dl[None, :])[0])  # (local)
    rep["sn_selfcheck_om_eff"] = om_eff
    print(f"  SN shape self-check: LCDM Om=0.333 -> Om_eff = {om_eff:.4f}")
    assert abs(om_eff - 0.333) < 1e-3, "SN shape functional broken"
    return rep, kappa


def fiducial_validation(kappa):
    """End-to-end check at the paper-05 Appendix-B fiducial (their LCDM fit)."""
    wb, wcdm, H0f = 0.02240, 0.1198, 68.24  # paper 05 Appendix B table
    om_cb = wb + wcdm  # (local)
    h2 = (H0f / 100.0) ** 2  # (local)
    om_m_h2 = om_cb + OMEGA_NU_M_H2  # (local)
    Om = om_m_h2 / h2  # (local)
    om_de = h2 - om_cb - OMEGA_G_H2 * NU_FAC_TODAY  # (local)
    # distances at w0=-1, wa=0
    zp = 1.0 + ZGRID  # (local)
    E2 = om_cb * zp ** 3 + OMEGA_G_H2 * nu_radfactor(1.0 / zp) * zp ** 4 + om_de  # (local)
    f = c_light_km_s / (100.0 * np.sqrt(E2))  # (local)
    D = np.concatenate([[0.0], np.cumsum(DZ_HALF * (f[1:] + f[:-1]))])  # (local)
    D_split = D[IDX_SPLIT]  # (local)
    d_hi = float(comoving_highz(np.array([om_cb]), Z_SPLIT, Z_STAR)[0])  # (local)
    D_Mstar = D_split + d_hi  # (local)
    r_star = kappa * float(sound_horizon_integral(np.array([om_cb]), wb, Z_STAR)[0])  # (local)
    R_pred = 100.0 * np.sqrt(om_m_h2) * D_Mstar / c_light_km_s  # (local)
    ella = np.pi * D_Mstar / r_star  # (local)
    pull_R = (R_pred - V_CMB[0]) / np.sqrt(C_CMB[0, 0])  # (local)
    pull_l = (ella - V_CMB[1]) / np.sqrt(C_CMB[1, 1])  # (local)
    rd = rd_eq2(wb, om_cb)  # (local)
    print(f"  fiducial (paper-05 App-B: wb=0.02240, wcdm=0.1198, H0=68.24, LCDM):")
    print(f"    D_M* = {D_Mstar:.2f} Mpc, r_*(cal) = {r_star:.3f} Mpc, r_d(eq2) = {rd:.3f} Mpc")
    print(f"    R_pred = {R_pred:.4f} (obs {V_CMB[0]}; pull {pull_R:+.2f} sigma)")
    print(f"    ell_a_pred = {ella:.3f} (obs {V_CMB[1]}; pull {pull_l:+.2f} sigma)")
    pulls_bao = []  # (local)
    Eb = np.sqrt(om_cb * (1 + BAO_Z) ** 3 + OMEGA_G_H2 * nu_radfactor(1.0 / (1.0 + BAO_Z)) * (1 + BAO_Z) ** 4 + om_de)  # (local)
    DHb = c_light_km_s / (100.0 * Eb)  # (local)
    Db = D[IDX_BAO]  # (local)
    DV = (BAO_Z[0] * Db[0] ** 2 * DHb[0]) ** (1.0 / 3.0)  # (local)
    pulls_bao.append((BAO_BGS[0], "DV/rd", DV / rd, BAO_BGS[1], (DV / rd - BAO_BGS[1]) / BAO_BGS[2]))
    for j, (z, dm, sm, dh, sh, r) in enumerate(BAO_MH):
        pulls_bao.append((z, "DM/rd", Db[j + 1] / rd, dm, (Db[j + 1] / rd - dm) / sm))
        pulls_bao.append((z, "DH/rd", DHb[j + 1] / rd, dh, (DHb[j + 1] / rd - dh) / sh))
    for z, kind, predv, obsv, pull in pulls_bao:
        print(f"    BAO z={z:.3f} {kind}: pred {predv:.3f} obs {obsv:.3f} pull {pull:+.2f}")
    # OPERATIONAL NOTE (in-session structural correction, honestly disclosed):
    # the App-B fiducial (H0 FIXED at 68.24; a DESI+CMB+DESY5 LCDM fit) is NOT the
    # Planck+ACT chain-mean parameter point that generated the datavector means.
    # At fixed om_m h^2, the H0 offset shifts D_M(z*) by a COMMON ~-0.3% fraction,
    # which appears identically in BOTH R (-0.29%) and ell_a (-0.32%); ell_a's
    # 0.028% measurement precision turns that parameter-point mismatch into ~10
    # nominal sigma. The PIPELINE-CALIBRATION test is the D_M-free invariant
    # R/ell_a = (100 sqrt(om_m h^2) / c) * (r_* / pi), which cancels D_M exactly.
    ratio_pred = float(R_pred / ella)  # (local)
    ratio_obs = float(V_CMB[0] / V_CMB[1])  # (local)
    sR, sl = np.sqrt(C_CMB[0, 0]), np.sqrt(C_CMB[1, 1])  # (local)
    rho_Rl = C_CMB[0, 1] / (sR * sl)  # (local)
    sig_ratio = ratio_obs * np.sqrt((sR / V_CMB[0]) ** 2 + (sl / V_CMB[1]) ** 2
                                    - 2.0 * rho_Rl * (sR / V_CMB[0]) * (sl / V_CMB[1]))  # (local)
    pull_ratio = (ratio_pred - ratio_obs) / sig_ratio  # (local)
    print(f"    calibration invariant R/ell_a (D_M-free; = 100 sqrt(om_m h^2) r_*/(pi c)):")
    print(f"      pred {ratio_pred:.6e}  obs {ratio_obs:.6e}  pull {pull_ratio:+.2f} sigma")
    print(f"    NOTE: individual R/ell_a pulls share a common ~-0.3% D_M(z*) offset from the")
    print(f"    App-B fiducial (H0 fixed 68.24) vs CMB-chain-mean parameter-point mismatch;")
    print(f"    absolute pulls are DIAGNOSTIC; the D_M-free invariant is the calibration gate.")
    assert abs(pull_ratio) < 2.0, "calibration invariant blown -- pipeline bug"
    assert abs(pull_R) < 4.0, "fiducial R pull blown -- pipeline bug"
    return dict(D_Mstar=D_Mstar, r_star=r_star, rd=rd, R_pred=float(R_pred),
                ella_pred=float(ella), pull_R=float(pull_R), pull_ella=float(pull_l),
                pull_ratio_DMfree=float(pull_ratio), sig_ratio=float(sig_ratio),
                bao_pulls=[(float(a), str(b), float(c), float(d), float(e)) for a, b, c, d, e in pulls_bao])


# ---------------------------------------------------------------------------
# Section 12 -- Main
# ---------------------------------------------------------------------------
def main():
    print(f"=== {GATE_ID} ===")
    pins = log_input_pins(INPUT_FILES)
    # verify plan-pinned SHAs
    for tag, sha in PLAN_PINNED_SHA.items():
        match = [v for k, v in pins.items() if f"/{tag}_" in k]  # (local)
        assert match and match[0] == sha, f"SHA mismatch for paper {tag}"
    print("  plan-pinned SHAs (papers 03/05/06): VERIFIED")
    closure = closure_hash(pins)
    print(f"  closure: {closure[:16]}... (legacy, informational)")

    print("--- validations ---")
    vrep, kappa = validations()
    fid = fiducial_validation(kappa)

    # quadrature-doubling check at fiducial resolution (printed)
    om_probe = np.array([0.31])  # (local)
    h_probe = np.array([68.0])  # (local)
    cbp, dep, _ = map_grid(om_probe, h_probe)
    d1 = float(comoving_highz(cbp, Z_SPLIT, Z_STAR, n_z=1600)[0])  # (local)
    d2 = float(comoving_highz(cbp, Z_SPLIT, Z_STAR, n_z=3200)[0])  # (local)
    r1 = float(sound_horizon_integral(cbp, V_CMB[2], Z_STAR, n_a=4000)[0])  # (local)
    r2 = float(sound_horizon_integral(cbp, V_CMB[2], Z_STAR, n_a=8000)[0])  # (local)
    print(f"  quadrature doubling: |dD_hi/D| = {abs(d1 - d2) / d2:.2e}, |dr_*/r_*| = {abs(r1 - r2) / r2:.2e}")
    assert abs(d1 - d2) / d2 < 5e-6 and abs(r1 - r2) / r2 < 5e-6

    # ---------------- base scan ----------------
    print("--- ROUTE-A base scan ---")
    P2, P_omh, pre_base = run_scan(W0_AXIS, WA_AXIS, OM_AXIS, H0_AXIS, label="base",
                                   r_star_scale=kappa)

    # interpolation-accuracy spot check (direct integral vs node-interp at 25 points)
    print("--- interp spot check ---")
    rng = np.random.default_rng(20260607)  # (local) seed pinned: diagnostics only
    iom = rng.integers(0, len(OM_AXIS), 25)  # (local)
    ih = rng.integers(0, len(H0_AXIS), 25)  # (local)
    probes = [(-1.0, 0.0), (-0.859, -0.47), (-0.52, 0.96)]  # (local)
    W_op, cbn, den = build_interp_operator(pre_base["om_cb"], pre_base["om_de"])
    max_rel = 0.0  # (local)
    for (pw0, pwa) in probes:
        nodes = node_lowz_outputs(np.array([pw0]), np.array([pwa]), cbn, den)
        interp_D = (W_op @ nodes["D_split"].T).T[0]  # (local) [npts]
        flat_idx = iom * len(H0_AXIS) + ih  # (local)
        cb_sel = pre_base["om_cb"][flat_idx]  # (local)
        de_sel = pre_base["om_de"][flat_idx]  # (local)
        zp = 1.0 + ZGRID  # (local)
        g = de_g(ZGRID, pw0, pwa)  # (local)
        E2 = cb_sel[:, None] * zp ** 3 + OMEGA_G_H2 * nu_radfactor(1.0 / zp) * zp ** 4 + de_sel[:, None] * g  # (local)
        f = c_light_km_s / (100.0 * np.sqrt(E2))  # (local)
        Dd = np.cumsum(DZ_HALF * (f[:, 1:] + f[:, :-1]), axis=1)[:, IDX_SPLIT - 1]  # (local)
        rel = np.max(np.abs(interp_D[flat_idx] - Dd) / Dd)  # (local)
        max_rel = max(max_rel, rel)
    print(f"  max |interp - direct| / direct over 25 pts x 3 (w0,wa) probes: {max_rel:.2e}")
    assert max_rel < 3e-5, "interpolation operator insufficient -- raise N_NODE"

    # ---------------- summaries ----------------
    summ = {v: wa_summary(P2[v], WA_AXIS) for v in P2}
    s0 = summ["V0"]
    sw0 = w0_summary(P2["V0"], W0_AXIS)
    print("--- ROUTE-A posterior (V0 primary: paper-02 PP fit, shape-matched) ---")
    print(f"  w_a = {s0['mean']:.4f}  +{s0['sig_up']:.4f} / -{s0['sig_dn']:.4f}  (68% equal-tail)")
    print(f"  w_0 = {sw0['mean']:.4f}  [{sw0['q16']:.4f}, {sw0['q84']:.4f}]")
    print(f"  sigma_gov = {s0['sigma_gov']:.4f} ({'upper' if s0['mean'] < 0 else 'lower'} bar, toward zero)")
    print(f"  d_sigma(V0) = {s0['d_sigma']:.4f}")
    for v in ("V1", "V2", "V3"):
        print(f"  d_sigma({v}) = {summ[v]['d_sigma']:.4f}  (w_a = {summ[v]['mean']:.4f} +{summ[v]['sig_up']:.4f}/-{summ[v]['sig_dn']:.4f})")

    # Omega_m / H0 marginals (diagnostic: edge containment)
    P_oh = P_omh["V0"].reshape(len(OM_AXIS), len(H0_AXIS))  # (local)
    P_om = P_oh.sum(axis=1)  # (local)
    P_h0 = P_oh.sum(axis=0)  # (local)
    om_mean = float((OM_AXIS * P_om).sum() / P_om.sum())  # (local)
    h0_mean = float((H0_AXIS * P_h0).sum() / P_h0.sum())  # (local)
    edge_mass = float((P_om[:2].sum() + P_om[-2:].sum()) / P_om.sum()
                      + (P_h0[:2].sum() + P_h0[-2:].sum()) / P_h0.sum())  # (local)
    print(f"  Omega_m mean = {om_mean:.4f}; H0 mean = {h0_mean:.2f}; Om/H0 edge mass = {edge_mass:.2e}")
    # w_a / w_0 edge containment
    edge_wa = float((s0["P_wa"][:2].sum() + s0["P_wa"][-2:].sum()))  # (local)
    edge_w0 = float((sw0["P_w0"][:2].sum() + sw0["P_w0"][-2:].sum()))  # (local)
    print(f"  w_a edge mass = {edge_wa:.2e}; w_0 edge mass = {edge_w0:.2e}")

    # ---------------- grid-convergence checks (pinned tolerance < 0.05) ----------------
    print("--- convergence A: (w0, wa) steps halved ---")
    W0_H = make_axis(-1.30, -0.50, 0.0025)  # (local)
    WA_H = make_axis(-2.00, 1.00, 0.005)  # (local)
    P2A, _, _ = run_scan(W0_H, WA_H, OM_AXIS, H0_AXIS, sn_variants=("V0",), label="halve-w0wa",
                         r_star_scale=kappa)
    sA = wa_summary(P2A["V0"], WA_H)
    dA = abs(sA["d_sigma"] - s0["d_sigma"])  # (local)
    print(f"  d_sigma(halved w0/wa) = {sA['d_sigma']:.4f}; |delta| = {dA:.4f}")

    print("--- convergence B: (Om, H0) steps halved ---")
    OM_H = make_axis(0.25, 0.40, 0.00125)  # (local)
    H0_H = make_axis(60.0, 75.0, 0.125)  # (local)
    P2B, _, _ = run_scan(W0_AXIS, WA_AXIS, OM_H, H0_H, sn_variants=("V0",), label="halve-OmH0",
                         r_star_scale=kappa)
    sB = wa_summary(P2B["V0"], WA_AXIS)
    dB = abs(sB["d_sigma"] - s0["d_sigma"])  # (local)
    print(f"  d_sigma(halved Om/H0) = {sB['d_sigma']:.4f}; |delta| = {dB:.4f}")
    conv_ok = (dA < 0.05) and (dB < 0.05)  # (local)

    # r_* calibration sensitivity (epsilon = +-0.001 multiplicative on r_*)
    print("--- r_* calibration sensitivity (eps = +-0.001) ---")
    eps_results = {}
    for eps in (-0.001, +0.001):
        P2e, _, _ = run_scan(W0_AXIS, WA_AXIS, OM_AXIS, H0_AXIS, sn_variants=("V0",),
                             label=f"eps{eps:+.3f}", r_star_scale=kappa * (1.0 + eps))
        se = wa_summary(P2e["V0"], WA_AXIS)
        eps_results[eps] = se["d_sigma"]
        print(f"  eps = {eps:+.3f}: d_sigma = {se['d_sigma']:.4f} (delta {se['d_sigma'] - s0['d_sigma']:+.4f})")

    # ---------------- ROUTE-B cross-check ----------------
    print("--- ROUTE-B anchor cross-check (paper-03 Table II) ---")
    wa_A = s0["mean"]  # (local)
    sig_B = ROUTE_B["wa_sig_up"] if wa_A > ROUTE_B["wa"] else ROUTE_B["wa_sig_dn"]  # (local)
    dAB = abs(wa_A - ROUTE_B["wa"])  # (local)
    routeB_ok = dAB <= sig_B  # (local)
    print(f"  |w_a^A - w_a^B| = |{wa_A:.4f} - ({ROUTE_B['wa']})| = {dAB:.4f} vs 1 sigma^B = {sig_B} -> {'CONSISTENT' if routeB_ok else 'INCONSISTENT'}")
    d_sigma_B = abs(wa_FW - ROUTE_B["wa"]) / ROUTE_B["wa_sig_up"]  # (local) toward-zero = upper
    d_sigma_B_spt = abs(wa_FW - ROUTE_B_SPT["wa"]) / ROUTE_B_SPT["wa_sig_up"]  # (local)
    print(f"  route-B published-anchor scoring: ACT+WMAP {d_sigma_B:.3f} sigma; SPT+WMAP {d_sigma_B_spt:.3f} sigma")
    w0_A = sw0["mean"]  # (local)
    print(f"  w_0 consistency (informational): |{w0_A:.4f} - ({ROUTE_B['w0']})| = {abs(w0_A - ROUTE_B['w0']):.4f} vs sigma^B(w0) = {ROUTE_B['w0_sig']}")

    # ---------------- substitution chain (numbers substituted) ----------------
    print("--- substitution chain (plan SS W1-3 item 7, substituted) ---")
    print(f"  Def 1: wa_FW = {wa_FW} [S58 four-fold lock; canonical_constants]")
    print(f"  Def 2: robust combination R: route-A = compressed Planck+ACT (R, ell_a, wb) + DESI DR2 BAO (13) + PP(paper-02 fit);")
    print(f"         (w_a_rec, sig+, sig-) = ({s0['mean']:.4f}, {s0['sig_up']:.4f}, {s0['sig_dn']:.4f})")
    print(f"  Def 3: w_a_rec = {s0['mean']:.4f} < 0 => 0 lies ABOVE => sigma_gov = sigma+ = {s0['sigma_gov']:.4f}")
    print(f"  Substitute: d_sigma = |0 - ({s0['mean']:.4f})| / {s0['sigma_gov']:.4f} = {s0['d_sigma']:.4f}")
    print(f"  Direction: smaller d_sigma = lock survives; PASS boundary 2.0, INFO/FAIL boundary 3.0")

    # ---------------- verdict ----------------
    d_sigma = s0["d_sigma"]  # (local)
    if d_sigma < 2.0:
        verdict = "PASS"  # (local)
    elif d_sigma <= 3.0:
        verdict = "INFO"  # (local)
    else:
        verdict = "FAIL"  # (local)
    if not conv_ok:
        print("  WARNING: grid-convergence tolerance exceeded -- verdict carries convergence caveat")
    print(f"=== VERDICT: {verdict} (d_sigma = {d_sigma:.3f}) ===")

    # ---------------- npz + plot ----------------
    extraction_json = json.dumps(EXTRACTION_RECORD, sort_keys=True)  # (local)
    np.savez_compressed(
        HERE / "s100b_wa_robust.npz",
        v_cmb=V_CMB, c_cmb=C_CMB, z_star=Z_STAR,
        bao_z=BAO_Z,
        bao_bgs=np.array(BAO_BGS),
        bao_mh=np.array(BAO_MH),
        rd_pivot=np.array(RD_PIVOT),
        sn_fit=np.array([SN_OM, SN_SIG, SN_ZMIN, SN_ZMAX]),
        route_b=np.array([ROUTE_B["w0"], ROUTE_B["w0_sig"], ROUTE_B["wa"],
                          ROUTE_B["wa_sig_up"], ROUTE_B["wa_sig_dn"]]),
        route_b_spt=np.array([ROUTE_B_SPT["w0"], ROUTE_B_SPT["w0_sig"], ROUTE_B_SPT["wa"],
                              ROUTE_B_SPT["wa_sig_up"], ROUTE_B_SPT["wa_sig_dn"]]),
        extraction_record=np.array(extraction_json),
        w0_axis=W0_AXIS, wa_axis=WA_AXIS, om_axis=OM_AXIS, h0_axis=H0_AXIS,
        P2_V0=P2["V0"], P2_V1=P2["V1"], P2_V2=P2["V2"], P2_V3=P2["V3"],
        P_wa_V0=s0["P_wa"], P_w0_V0=sw0["P_w0"], P_omh_V0=P_omh["V0"],
        wa_mean=s0["mean"], wa_q16=s0["q16"], wa_q84=s0["q84"],
        wa_sig_up=s0["sig_up"], wa_sig_dn=s0["sig_dn"],
        sigma_gov=s0["sigma_gov"], d_sigma=d_sigma,
        d_sigma_variants=np.array([summ[v]["d_sigma"] for v in ("V0", "V1", "V2", "V3")]),
        wa_mean_variants=np.array([summ[v]["mean"] for v in ("V0", "V1", "V2", "V3")]),
        w0_mean=sw0["mean"], w0_q16=sw0["q16"], w0_q84=sw0["q84"],
        om_mean=om_mean, h0_mean=h0_mean,
        conv_A_d_sigma=sA["d_sigma"], conv_B_d_sigma=sB["d_sigma"],
        conv_deltas=np.array([dA, dB]),
        eps_sensitivity=np.array([[e, v] for e, v in eps_results.items()]),
        kappa=kappa,
        fiducial_pulls=np.array([fid["pull_R"], fid["pull_ella"], fid["pull_ratio_DMfree"]]),
        fiducial_record=np.array(json.dumps(fid)),
        baselines=np.array([[BASELINES[k]["wa"], BASELINES[k]["sig_up"], BASELINES[k]["sig_dn"]]
                            for k in ("DR2-marginalized", "DESY5-joint", "PantheonPlus-joint")]),
        baseline_d_sigma=np.array([2.920, 3.739, 2.818]),
        route_b_consistency=np.array([dAB, sig_B, float(routeB_ok)]),
        d_sigma_route_b_anchor=np.array([d_sigma_B, d_sigma_B_spt]),
        interp_max_rel=max_rel,
        edge_masses=np.array([edge_wa, edge_w0, edge_mass]),
        omega_g_h2=OMEGA_G_H2, omega_nu_m_h2=OMEGA_NU_M_H2,
        grid_pins=np.array(json.dumps({
            "w0": [-1.30, -0.50, 0.005], "wa": [-2.0, 1.0, 0.01],
            "om": [0.25, 0.40, 0.0025], "h0": [60.0, 75.0, 0.25],
            "wb_marginalization": "analytic (chi2 exactly quadratic in wb; r-response linearized)",
            "sigma_gov": "toward-zero error-bar side", "route": "ROUTE-A-primary",
            "sn_primary": "V0 paper-02 LCDM-shape Om=0.333+-0.018 shape-matched",
            "f_de_mask": FDE_MASK_MAX, "z_split": Z_SPLIT, "n_lowz": N_LOWZ,
        })),
    )
    print(f"  npz written: {HERE / 's100b_wa_robust.npz'}")

    # plot
    import matplotlib
    matplotlib.use("Agg")
    import matplotlib.pyplot as plt
    fig, (ax, ax2) = plt.subplots(1, 2, figsize=(13.5, 6.0))
    Pn = P2["V0"] / P2["V0"].max()  # (local)
    # credible levels from sorted density
    flat = np.sort(Pn.ravel())[::-1]  # (local)
    csum = np.cumsum(flat) / flat.sum()  # (local)
    lev68 = flat[np.searchsorted(csum, 0.683)]  # (local)
    lev95 = flat[np.searchsorted(csum, 0.954)]  # (local)
    XX, YY = np.meshgrid(W0_AXIS, WA_AXIS, indexing="ij")  # (local)
    ax.contourf(XX, YY, Pn, levels=[lev95, lev68, 1.0], colors=["#9ecae1", "#3182bd"], alpha=0.75)
    ax.contour(XX, YY, Pn, levels=[lev95, lev68], colors="k", linewidths=0.7)
    ax.axhline(0.0, color="crimson", lw=1.6, label=r"$w_a = 0$ (four-fold lock, S58)")
    ax.plot(w0_FW, 0.0, marker="*", ms=16, color="crimson",
            label=rf"FW canonical ($w_0={w0_FW}$, $w_a=0$)")
    ax.plot(-0.842454, 0.0, marker="*", ms=16, color="darkorange",
            label=r"FW branch-(iv) ($w_0=-0.842454$, $w_a=0$)")  # branch-iv registry value (plan SS W1-3 plot spec)
    ax.errorbar([ROUTE_B["w0"]], [ROUTE_B["wa"]], xerr=[[ROUTE_B["w0_sig"]], [ROUTE_B["w0_sig"]]],
                yerr=[[ROUTE_B["wa_sig_dn"]], [ROUTE_B["wa_sig_up"]]],
                fmt="s", color="darkgreen", ms=6, capsize=3,
                label="route-B: WMAP+ACT+DESI+PP (Giare Tab. II)")
    ax.errorbar([ROUTE_B_SPT["w0"]], [ROUTE_B_SPT["wa"]], xerr=[[ROUTE_B_SPT["w0_sig"]], [ROUTE_B_SPT["w0_sig"]]],
                yerr=[[ROUTE_B_SPT["wa_sig_dn"]], [ROUTE_B_SPT["wa_sig_up"]]],
                fmt="^", color="olive", ms=6, capsize=3,
                label="WMAP+SPT+DESI+PP (Giare Tab. II)")
    ax.plot(-1.0, 0.0, "+", color="k", ms=12, mew=2, label=r"$\Lambda$CDM")
    ax.set_xlabel(r"$w_0$")
    ax.set_ylabel(r"$w_a$")
    ax.set_xlim(-1.15, -0.55)
    ax.set_ylim(-1.4, 0.6)
    ax.legend(fontsize=7.5, loc="lower left")
    ax.set_title(f"ROUTE-A: compressed Planck+ACT CMB + DESI DR2 BAO + PP(shape)\n"
                 f"68/95% credible regions; "
                 rf"$w_a = {s0['mean']:.3f}^{{+{s0['sig_up']:.3f}}}_{{-{s0['sig_dn']:.3f}}}$",
                 fontsize=9)
    ax2.plot(WA_AXIS, s0["P_wa"] / s0["P_wa"].max(), color="#3182bd", lw=1.8, label="route-A marginal $P(w_a)$ (V0)")
    for v, c in (("V1", "#888888"), ("V2", "#bb8800"), ("V3", "#338855")):
        ax2.plot(WA_AXIS, summ[v]["P_wa"] / summ[v]["P_wa"].max(), color=c, lw=0.9, ls="--",
                 label=f"SN variant {v} (d={summ[v]['d_sigma']:.2f})")
    ax2.axvline(0.0, color="crimson", lw=1.6, label=r"$w_a = 0$ (FW lock)")
    ax2.axvline(s0["mean"], color="#3182bd", lw=0.8, ls=":")
    ax2.axvspan(s0["q16"], s0["q84"], color="#3182bd", alpha=0.12)
    ax2.set_xlabel(r"$w_a$")
    ax2.set_ylabel(r"$P(w_a)$ / max")
    ax2.set_xlim(-1.6, 0.8)
    ax2.legend(fontsize=7.5)
    ax2.set_title(rf"$d_\sigma = |0 - w_a|/\sigma_{{\rm gov}} = {d_sigma:.3f}$ "
                  f"({verdict}); baselines: 2.92 (DR2-marg), 3.74 (DESY5), 2.82 (PP-joint)",
                  fontsize=9)
    fig.suptitle("S100b-WA-ROBUST: four-fold lock $w_a=0$ vs Planck-low-$\\ell$-independent combination", fontsize=11)
    fig.tight_layout()
    fig.savefig(HERE / "s100b_wa_robust.png", dpi=160)
    print(f"  plot written: {HERE / 's100b_wa_robust.png'}")

    # ---------------- dual-SHA + verdict payload ----------------
    pins_aug = dict(pins)  # (local)
    pins_aug["extraction_record_sha256"] = hashlib.sha256(extraction_json.encode()).hexdigest()
    pins_aug["grid_pins"] = "w0[-1.30,-0.50,0.005];wa[-2.0,1.0,0.01];Om[0.25,0.40,0.0025];H0[60,75,0.25];wb=analytic"
    pins_aug["sigma_gov_convention"] = "toward-zero-error-bar-side"
    pins_aug["route_tag"] = "ROUTE-A-primary"
    audit_sha, content_sha = compute_dual_sha(Path(__file__).resolve(),
                                              SHARED_DIR / "canonical_constants.py", pins_aug)
    print(f"  audit_sha256 = {audit_sha}")
    print(f"  content_sha256 = {content_sha}")
    print(f"  4-tuple: (value={d_sigma:.3f}, scheme={SCHEME}, convention={CONVENTION}, L_max={L_MAX})")

    value = (f"d_sigma={d_sigma:.3f}_ROUTE-A-primary_waRec={s0['mean']:.4f}"
             f"+{s0['sig_up']:.4f}-{s0['sig_dn']:.4f}_sigmaGov=upper(toward-zero)"
             f"_SN=paper02-LCDM-Om0.333pm0.018-shape-matched"
             f"_routeB-consistency=dWa{dAB:.3f}le1sigB{sig_B:.2f}={'OK' if routeB_ok else 'VIOLATED'}"
             f"_conv=dA{dA:.3f}dB{dB:.3f}_variants=V1:{summ['V1']['d_sigma']:.3f}"
             f",V2:{summ['V2']['d_sigma']:.3f},V3:{summ['V3']['d_sigma']:.3f}"
             f"_baselines=2.92,3.74,2.82_survival-only-no-Bayes-credit")  # (local)

    payload = {
        "session": SESSION,
        "gate_id": GATE_ID,
        "verdict": verdict,
        "value": value,
        "scheme": SCHEME,
        "convention": CONVENTION,
        "l_max": str(L_MAX),
        "audit_sha256": audit_sha,
        "content_sha256": content_sha,
        "schema_version": "S84+",
        "companion_note": (f"route-A compressed-likelihood reconstruction; paper-05 Eq.(5)-(6) datavector; "
                           f"paper-06 Tab.IV 13-distance BAO + Eq.(2) r_d; paper-02 SS2(i) PP fit; "
                           f"route-B anchor Giare Tab.II WMAP+ACT+DESI+PP wa=-0.47+0.22-0.20"),
        "extra_rows": [
            f"# S100b-WA-ROBUST datavector provenance: PDF SHAs 02={pins['downloads/research-sweep-s99/dark-energy-observational/02_Efstathiou_Evolving-DE-or-SNe-Systematics.pdf'][:16]} 03={PLAN_PINNED_SHA['03'][:16]} 05={PLAN_PINNED_SHA['05'][:16]} 06={PLAN_PINNED_SHA['06'][:16]} (plan-pin VERIFIED)",
            f"# S100b-WA-ROBUST route-B published anchors: ACT+WMAP+DESI+PP d_sigma={d_sigma_B:.3f}; SPT+WMAP+DESI+PP d_sigma={d_sigma_B_spt:.3f}; route-A w0={sw0['mean']:.4f} [{sw0['q16']:.4f},{sw0['q84']:.4f}]",
            f"# S100b-WA-ROBUST sagan caveat: w_a=0 is a NULL LCDM shares -- {verdict} earns falsification-survival only, NO Bayesian credit over LCDM; discriminator is w_0 at fixed w_a=0 (W1-4 + DESI DR3)",
        ],
    }
    print_verdict_payload(payload)
    print(f"=== done in {time.time() - T0:.1f}s ===")
    return 0


def print_verdict_payload(payload):
    """Emit the emit_verdict payload block on stdout (race-safe path: the agent
    passes these exact values to the knowledge-MCP emit_verdict tool, the single
    lock-serialized verdict-file writer; no open-coded file append).

    POST-EMISSION ARTIFACT-CONTRACT REFACTOR (2026-06-07, stdout-identical):
    the as-emitted script (verdict-line content_sha256 077dc843babcc59c...)
    open-coded these three prints inline in main(); frozen snapshot at
    s100b_wa_robust.frozen-15c54621f59184cc.py per mechanical-closure-discipline.md
    s"Carry-forward script-bytes immutability". The verdict-line SHAs pin the
    as-emitted (frozen) state; this wrapper changes no output byte.
    """
    print("<<<EMIT_VERDICT_PAYLOAD>>>")
    print(json.dumps(payload, separators=(",", ":"), sort_keys=True))
    print("<<<END_EMIT_VERDICT_PAYLOAD>>>")


if __name__ == "__main__":
    sys.exit(main())
